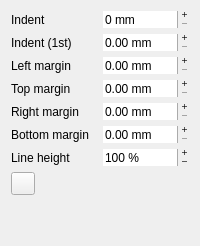
            <widget class="QWidget" name="tab">
             <attribute name="title">
              <string>Paragraph</string>
             </attribute>
             <layout class="QVBoxLayout" name="verticalLayout">
              <item>
               <widget class="QFrame" name="frame_3">
                <property name="sizePolicy">
                 <sizepolicy hsizetype="Preferred" vsizetype="Preferred">
                  <horstretch>0</horstretch>
                  <verstretch>0</verstretch>
                 </sizepolicy>
                </property>
                <property name="frameShape">
                 <enum>QFrame::NoFrame</enum>
                </property>
                <property name="frameShadow">
                 <enum>QFrame::Plain</enum>
                </property>
                <layout class="QGridLayout" name="gridLayout_3">
                 <property name="margin">
                  <number>0</number>
                 </property>
                 <item row="3" column="0">
                  <widget class="QLabel" name="label_6">
                   <property name="text">
                    <string>Top margin</string>
                   </property>
                   <property name="textFormat">
                    <enum>Qt::PlainText</enum>
                   </property>
                   <property name="textInteractionFlags">
                    <set>Qt::NoTextInteraction</set>
                   </property>
                  </widget>
                 </item>
                 <item row="2" column="0">
                  <widget class="QLabel" name="label_3">
                   <property name="text">
                    <string>Left margin</string>
                   </property>
                   <property name="textFormat">
                    <enum>Qt::PlainText</enum>
                   </property>
                   <property name="textInteractionFlags">
                    <set>Qt::NoTextInteraction</set>
                   </property>
                  </widget>
                 </item>
                 <item row="6" column="1">
                  <widget class="QSpinBox" name="p_line_h_spinBox">
                   <property name="sizePolicy">
                    <sizepolicy hsizetype="Preferred" vsizetype="Preferred">
                     <horstretch>0</horstretch>
                     <verstretch>0</verstretch>
                    </sizepolicy>
                   </property>
                   <property name="frame">
                    <bool>false</bool>
                   </property>
                   <property name="buttonSymbols">
                    <enum>QAbstractSpinBox::PlusMinus</enum>
                   </property>
                   <property name="suffix">
                    <string notr="true"> %</string>
                   </property>
                   <property name="minimum">
                    <number>1</number>
                   </property>
                   <property name="maximum">
                    <number>999</number>
                   </property>
                   <property name="value">
                    <number>100</number>
                   </property>
                  </widget>
                 </item>
                 <item row="4" column="0">
                  <widget class="QLabel" name="label_18">
                   <property name="text">
                    <string>Right margin</string>
                   </property>
                   <property name="textFormat">
                    <enum>Qt::PlainText</enum>
                   </property>
                   <property name="textInteractionFlags">
                    <set>Qt::NoTextInteraction</set>
                   </property>
                  </widget>
                 </item>
                 <item row="6" column="0">
                  <widget class="QLabel" name="label_19">
                   <property name="text">
                    <string>Line height</string>
                   </property>
                   <property name="textFormat">
                    <enum>Qt::PlainText</enum>
                   </property>
                   <property name="textInteractionFlags">
                    <set>Qt::NoTextInteraction</set>
                   </property>
                  </widget>
                 </item>
                 <item row="0" column="0">
                  <widget class="QLabel" name="label_16">
                   <property name="sizePolicy">
                    <sizepolicy hsizetype="Preferred" vsizetype="Preferred">
                     <horstretch>0</horstretch>
                     <verstretch>0</verstretch>
                    </sizepolicy>
                   </property>
                   <property name="text">
                    <string>Indent</string>
                   </property>
                   <property name="textFormat">
                    <enum>Qt::PlainText</enum>
                   </property>
                   <property name="textInteractionFlags">
                    <set>Qt::NoTextInteraction</set>
                   </property>
                  </widget>
                 </item>
                 <item row="1" column="0">
                  <widget class="QLabel" name="label_17">
                   <property name="text">
                    <string>Indent (1st)</string>
                   </property>
                   <property name="textFormat">
                    <enum>Qt::PlainText</enum>
                   </property>
                   <property name="textInteractionFlags">
                    <set>Qt::NoTextInteraction</set>
                   </property>
                  </widget>
                 </item>
                 <item row="5" column="0">
                  <widget class="QLabel" name="label_15">
                   <property name="text">
                    <string>Bottom margin </string>
                   </property>
                   <property name="textFormat">
                    <enum>Qt::PlainText</enum>
                   </property>
                   <property name="textInteractionFlags">
                    <set>Qt::NoTextInteraction</set>
                   </property>
                  </widget>
                 </item>
                 <item row="1" column="1">
                  <widget class="QDoubleSpinBox" name="text_indent_doubleSpinBox">
                   <property name="sizePolicy">
                    <sizepolicy hsizetype="Preferred" vsizetype="Preferred">
                     <horstretch>0</horstretch>
                     <verstretch>0</verstretch>
                    </sizepolicy>
                   </property>
                   <property name="frame">
                    <bool>false</bool>
                   </property>
                   <property name="buttonSymbols">
                    <enum>QAbstractSpinBox::PlusMinus</enum>
                   </property>
                   <property name="suffix">
                    <string> mm</string>
                   </property>
                  </widget>
                 </item>
                 <item row="2" column="1">
                  <widget class="QDoubleSpinBox" name="p_lm_doubleSpinBox">
                   <property name="frame">
                    <bool>false</bool>
                   </property>
                   <property name="buttonSymbols">
                    <enum>QAbstractSpinBox::PlusMinus</enum>
                   </property>
                   <property name="suffix">
                    <string> mm</string>
                   </property>
                  </widget>
                 </item>
                 <item row="3" column="1">
                  <widget class="QDoubleSpinBox" name="p_tm_doubleSpinBox">
                   <property name="frame">
                    <bool>false</bool>
                   </property>
                   <property name="buttonSymbols">
                    <enum>QAbstractSpinBox::PlusMinus</enum>
                   </property>
                   <property name="suffix">
                    <string> mm</string>
                   </property>
                  </widget>
                 </item>
                 <item row="4" column="1">
                  <widget class="QDoubleSpinBox" name="p_rm_doubleSpinBox">
                   <property name="sizePolicy">
                    <sizepolicy hsizetype="Preferred" vsizetype="Preferred">
                     <horstretch>0</horstretch>
                     <verstretch>0</verstretch>
                    </sizepolicy>
                   </property>
                   <property name="frame">
                    <bool>false</bool>
                   </property>
                   <property name="buttonSymbols">
                    <enum>QAbstractSpinBox::PlusMinus</enum>
                   </property>
                   <property name="suffix">
                    <string> mm</string>
                   </property>
                  </widget>
                 </item>
                 <item row="5" column="1">
                  <widget class="QDoubleSpinBox" name="p_bm_doubleSpinBox">
                   <property name="frame">
                    <bool>false</bool>
                   </property>
                   <property name="buttonSymbols">
                    <enum>QAbstractSpinBox::PlusMinus</enum>
                   </property>
                   <property name="suffix">
                    <string> mm</string>
                   </property>
                  </widget>
                 </item>
                 <item row="0" column="1">
                  <widget class="QSpinBox" name="indent_spinBox">
                   <property name="sizePolicy">
                    <sizepolicy hsizetype="Preferred" vsizetype="Preferred">
                     <horstretch>0</horstretch>
                     <verstretch>0</verstretch>
                    </sizepolicy>
                   </property>
                   <property name="frame">
                    <bool>false</bool>
                   </property>
                   <property name="buttonSymbols">
                    <enum>QAbstractSpinBox::PlusMinus</enum>
                   </property>
                   <property name="suffix">
                    <string> mm</string>
                   </property>
                  </widget>
                 </item>
                </layout>
               </widget>
              </item>
              <item>
               <widget class="QToolButton" name="reset_block_toolButton">
                <property name="text">
                 <string/>
                </property>
                <property name="icon">
                 <iconset>
                  <normaloff>:/bitmaps/reload.svg</normaloff>:/bitmaps/reload.svg</iconset>
                </property>
               </widget>
              </item>
              <item>
               <spacer name="verticalSpacer">
                <property name="orientation">
                 <enum>Qt::Vertical</enum>
                </property>
                <property name="sizeHint" stdset="0">
                 <size>
                  <width>20</width>
                  <height>40</height>
                 </size>
                </property>
               </spacer>
              </item>
             </layout>
            </widget>
